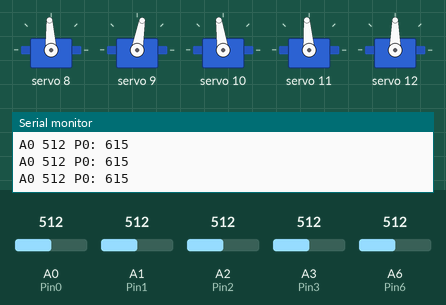
Simulated run of this sketch. Board: Arduino Nano, built with avr-gcc and run on an emulated ATmega328P. Shown: 5 × servo, the last lines printed to the serial monitor. The test bench sets the inputs (shaded band); at power-on: A0 (Pin0) = 512, A1 (Pin1) = 512, A2 (Pin2) = 512, A3 (Pin3) = 512, A6 (Pin6) = 512.

Above: at 1.2 s.
1.3 s: A0 (Pin0) set to 716
At 1.6 s:
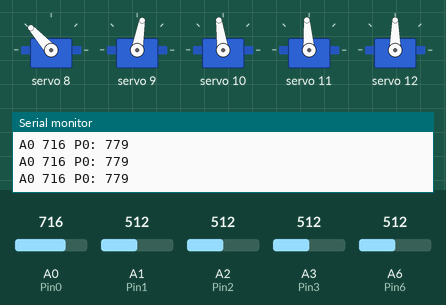
2.8 s: A1 (Pin1) set to 716
At 3.5 s:
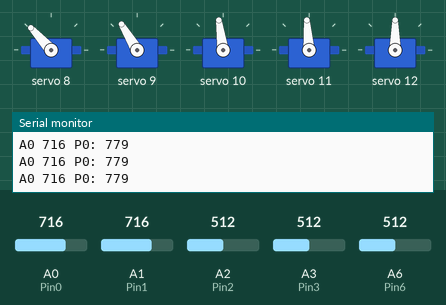
4.3 s: A2 (Pin2) set to 716
At 5.5 s:
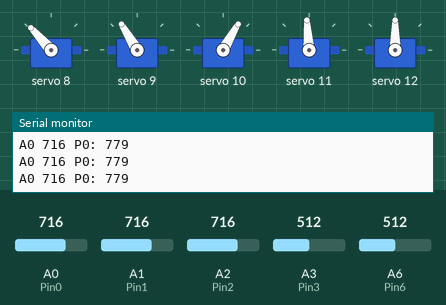
5.8 s: A3 (Pin3) set to 716
At 6.4 s:
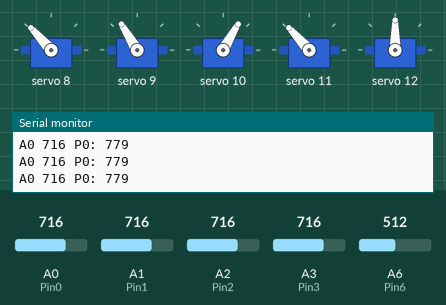
7.3 s: A6 (Pin6) set to 716
At 8.3 s:
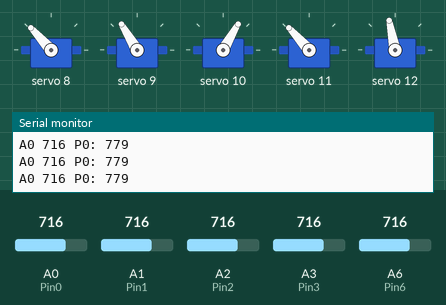
8.8 s: A0 (Pin0) set to 983
At 9.3 s:
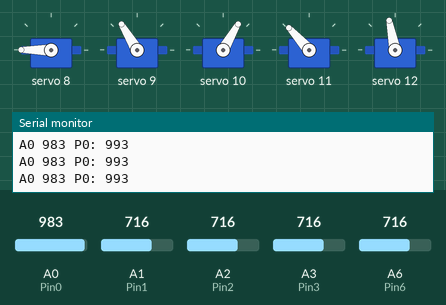
Timing chart, 0 to 11.3 s (numbered marks = the images above; inputs shaded):
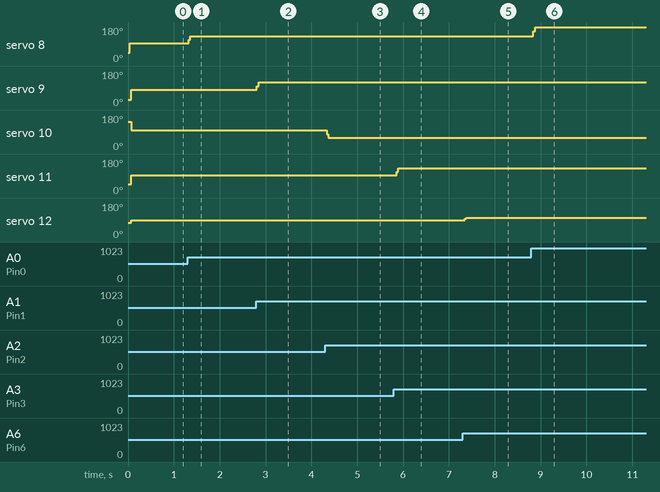

Measured:
- after the input at 1.3 s, servo 8: 93° → 132° at once
- after the input at 2.8 s, servo 9: 80° → 121° at once
- after the input at 4.3 s, servo 10: 98° → 60° at once
- after the input at 5.8 s, servo 11: 94° → 132° after 0.06 s
- after the input at 7.3 s, servo 12: 90° → 101° at once
- after the input at 8.8 s, servo 8: 132° → 180° at once

The sketch:

bras_rov_28_04.ino
```cpp
#include <Arduino.h>
#include <Wire.h>
#include <Adafruit_PWMServoDriver.h>

// 0;1021;204;1024;
// 156;955;254;939;
// 973;137;274;929;
// 0;1023;214;1024;
// 646;374;204;1024;

const int Pin0 = A0;
const int Pin1 = A1;
const int Pin2 = A2;
const int Pin3 = A3;
const int Pin6 = A6;  //Arduino nano pin A4 et A5 pris (SCL et SDA en I2C)
const int pwmMin = 204;   //120;
const int pwmMax = 1024;  //630;
const int analogMin = 0;
const int analogMax = 1023;

const int analog0Min = 0;
const int analog0Max = 1021;
const int pwm0Min = 204;
const int pwm0Max = 1024;

const int analog1Min = 156;
const int analog1Max = 955;
const int pwm1Min = 254;
const int pwm1Max = 939;

const int analog2Min = 973;
const int analog2Max = 137;
const int pwm2Min = 274;
const int pwm2Max = 929;

const int analog3Min = 0;
const int analog3Max = 1023;
const int pwm3Min = 214;
const int pwm3Max = 1024;

const int analog4Min = 0;
const int analog4Max = 1023;
const int pwm4Min = 480;
const int pwm4Max = 725;


Adafruit_PWMServoDriver pwm;

void setup() {
  pinMode(Pin0, INPUT);
  pinMode(Pin1, INPUT);
  pinMode(Pin2, INPUT);
  pinMode(Pin3, INPUT);
  pinMode(Pin6, INPUT);
  pwm.begin();
  pwm.setPWMFreq(100);
  Serial.begin(9600);
}

void printDebug(int val0, int pwmval0) {

  Serial.print("A0 ");
  Serial.print(val0);
  Serial.print(" ");

  Serial.print("P0: ");
  Serial.print(pwmval0);
  Serial.println();
}

void loop() {

  static int previousVal0 = 0;
  static int previousVal1 = 0;
  static int previousVal2 = 0;
  static int previousVal3 = 0;
  static int previousVal4 = 0;

  int val0 = analogRead(Pin0);
  int val1 = analogRead(Pin1);
  int val2 = analogRead(Pin2);
  int val3 = analogRead(Pin3);
  int val4 = analogRead(Pin6);


  //Serial.print("A0 ");
  //Serial.print(val0);
  //Serial.print(", ");

  //Serial.print("P0: ");
  int pwmval0 = map((val0 + previousVal0) / 2, analog0Min, analog0Max, pwm0Min, pwm0Max);
  pwmval0 = constrain(pwmval0, pwm0Min, pwm0Max);
  //Serial.print(pwmval1);
  pwm.setPWM(8, 0, pwmval0);
  delay(5);
  previousVal0 = val0;

  //Serial.println();

  printDebug(val0, pwmval0);


  //Serial.print("A1 ");
  //Serial.print(val1);
  //Serial.print(" ");

  //Serial.print("P1: ");
  int pwmval1 = map((val1 + previousVal1) / 2, analog1Min, analog1Max, pwm1Min, pwm1Max);
  pwmval1 = constrain(pwmval1, pwm1Min, pwm1Max);
  //Serial.print(pwmval1);
  pwm.setPWM(9, 0, pwmval1);
  delay(5);
  previousVal1 = val1;

  //Serial.println();


  //Serial.print("A2 ");
  //Serial.print(val2);
  //Serial.print(" ");

  //Serial.print("P2: ");
  int pwmval2 = map((val2 + previousVal2) / 2, analog2Min, analog2Max, pwm2Min, pwm2Max);
  pwmval2 = constrain(pwmval2, pwm2Min, pwm2Max);
  //Serial.print(pwmval2);
  pwm.setPWM(10, 0, pwmval2);
  delay(5);
  previousVal2 = val2;

  //Serial.println();


  //Serial.print("A3 ");
  //Serial.print(val3);
  //Serial.print(" ");

  //Serial.print("P3: ");
  int pwmval3 = map((val3 + previousVal3) / 2, analog3Min, analog3Max, pwm3Min, pwm3Max);
  pwmval3 = constrain(pwmval3, pwm3Min, pwm3Max);
  //Serial.print(pwmval3);
  pwm.setPWM(11, 0, pwmval3);
  delay(5);
  previousVal3 = val3;

  //Serial.println();


  //Serial.print("A4 ");
  //Serial.print(val4);
  //Serial.print(" ");

  //Serial.print("P4: ");

  int pwmval4 = map((val4 + previousVal4) / 2, analog4Min, analog4Max, pwm4Min, pwm4Max);
  pwmval4 = constrain(pwmval4, pwm4Min, pwm4Max);
  //Serial.print(pwmval4);
  pwm.setPWM(12, 0, pwmval4);
  delay(5);
  previousVal4 = val4;

  Serial.println();


  delay(10);
}
```
